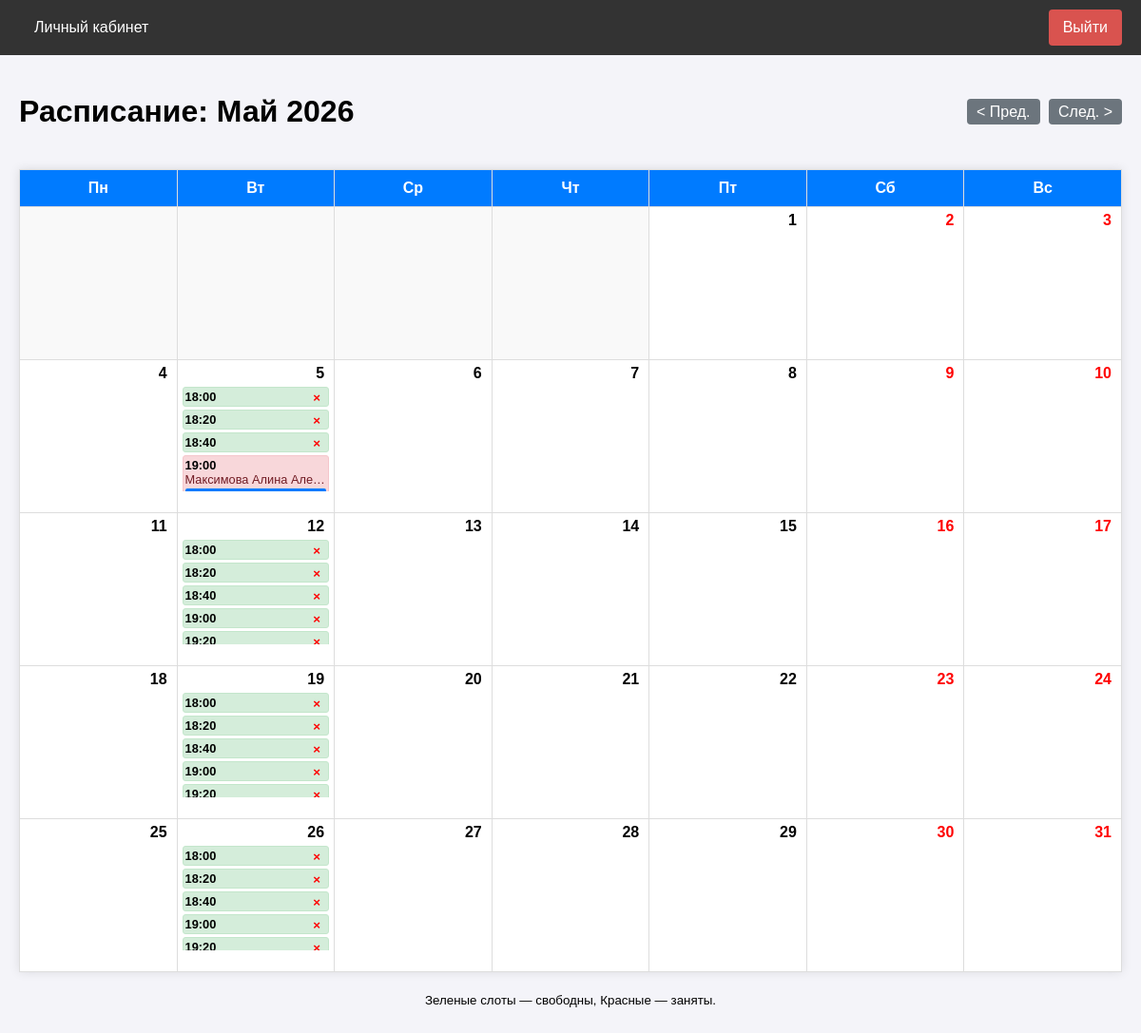
Screenshot of /doctor/schedule (signed in) with the database file from the repository.
### app/models.py (models this page shows, shortened)
class ScheduleSlot(db.Model):
    __tablename__ = 'schedule_slots'
    id = db.Column(db.Integer, primary_key=True)
    doctor_id = db.Column(db.Integer, db.ForeignKey('users.id'), nullable=False)
    start_time = db.Column(db.DateTime, nullable=False, index=True)
    end_time = db.Column(db.DateTime, nullable=False)
    is_available = db.Column(db.Boolean, default=True) # True - свободно, False - занято/отменено
    appointment = db.relationship('Appointment', uselist=False, backref='slot')

class User(UserMixin, db.Model):
    __tablename__ = 'users'
    id = db.Column(db.Integer, primary_key=True)
    username = db.Column(db.String(64), index=True, unique=True)
    email = db.Column(db.String(120), index=True, unique=True)
    phone = db.Column(db.String(20), index=True, unique=True)
    password_hash = db.Column(db.String(256))
    role = db.Column(db.String(20), index=True, default='patient')
    specialty = db.Column(db.String(100), nullable=True) # Для врача
    office_number = db.Column(db.String(10), nullable=True) # Для врача
    oms_number = db.Column(db.String(20), nullable=True) # Для пациента
    created_at = db.Column(db.DateTime, default=datetime.utcnow)
    appointments_as_patient = db.relationship('Appointment', foreign_keys='Appointment.patient_id', backref='patient', lazy='dynamic')
    appointments_as_doctor = db.relationship('Appointment', foreign_keys='Appointment.doctor_id', backref='doctor', lazy='dynamic')
    schedule_slots = db.relationship('ScheduleSlot', backref='doctor', lazy='dynamic')
    action_logs = db.relationship('ActionLog', backref='user', lazy='dynamic')

### app/doctor/routes.py (the view)
@bp.route('/schedule')
@login_required
@role_required('doctor')
def schedule():
    year = request.args.get('year', type=int)
    month = request.args.get('month', type=int)
    now = datetime.now()
    if not year or not month:
        year = now.year
        month = now.month
    cal = calendar.Calendar(firstweekday=0) # Понедельник - первый день
    month_days = cal.monthdayscalendar(year, month)
    start_date = datetime(year, month, 1)
    if month == 12:
        end_date = datetime(year + 1, 1, 1) - timedelta(seconds=1)
    else:
        end_date = datetime(year, month + 1, 1) - timedelta(seconds=1)
    slots = ScheduleSlot.query.filter(
        ScheduleSlot.doctor_id == current_user.id,
        ScheduleSlot.start_time >= start_date,
        ScheduleSlot.start_time <= end_date
    ).order_by(ScheduleSlot.start_time).all()
    slots_by_day = {}
    for slot in slots:
        day_key = slot.start_time.date()
        if day_key not in slots_by_day:
            slots_by_day[day_key] = []
        slots_by_day[day_key].append(slot)
    month_names = [
        "Январь", "Февраль", "Март", "Апрель", "Май", "Июнь",
        "Июль", "Август", "Сентябрь", "Октябрь", "Ноябрь", "Декабрь"
    ]
    prev_month = month - 1
    prev_year = year
    if prev_month < 1:
        prev_month = 12
        prev_year -= 1
    next_month = month + 1
    next_year = year
    if next_month > 12:
        next_month = 1
        next_year += 1
    return render_template('doctor/schedule.html',
                           title='Мое расписание',
                           month_days=month_days,
                           year=year,
                           month=month,
                           month_name=month_names[month-1],
                           slots_by_day=slots_by_day,
                           prev_year=prev_year, prev_month=prev_month,
                           next_year=next_year, next_month=next_month)

### app/models.py (called while the page is built)
@login_manager.user_loader
def load_user(user_id):
    return User.query.get(int(user_id))

### app/utils.py (called while the page is built)
def role_required(role):
    def decorator(f):
        @wraps(f)
        def decorated_function(*args, **kwargs):
            if not current_user.is_authenticated:
                return redirect(url_for('auth.login'))
            if current_user.role != role:
                flash('У вас нет доступа к этой странице.')
                return redirect(url_for('main.index'))
            return f(*args, **kwargs)
        return decorated_function
    return decorator

### app/templates/doctor/schedule.html (shortened to what this page needs)
{% extends "base.html" %}
{% block content %}
<div class="schedule-container">
    <div style="display: flex; justify-content: space-between; align-items: center; margin-bottom: 20px;">
        <h1>Расписание: {{ month_name }} {{ year }}</h1>
        <div>
            <a href="{{ url_for('doctor.schedule', year=prev_year, month=prev_month) }}" class="btn" style="background-color: #6c757d; color: white; padding: 5px 10px; text-decoration: none; border-radius: 4px;">&lt; Пред.</a>
            <a href="{{ url_for('doctor.schedule', year=next_year, month=next_month) }}" class="btn" style="background-color: #6c757d; color: white; padding: 5px 10px; text-decoration: none; border-radius: 4px; margin-left: 5px;">След. &gt;</a>
        </div>
    </div>
    <table style="width: 100%; border-collapse: collapse; background-color: white; box-shadow: 0 0 10px rgba(0,0,0,0.1); table-layout: fixed;">
        <colgroup>
            <col style="width: 14.28%;">
            <col style="width: 14.28%;">
            <col style="width: 14.28%;">
            <col style="width: 14.28%;">
            <col style="width: 14.28%;">
            <col style="width: 14.28%;">
            <col style="width: 14.28%;">
        </colgroup>
        <thead>
            <tr style="background-color: #007bff; color: white;">
                <th style="padding: 10px; border: 1px solid #ddd;">Пн</th>
                <th style="padding: 10px; border: 1px solid #ddd;">Вт</th>
                <th style="padding: 10px; border: 1px solid #ddd;">Ср</th>
                <th style="padding: 10px; border: 1px solid #ddd;">Чт</th>
                <th style="padding: 10px; border: 1px solid #ddd;">Пт</th>
                <th style="padding: 10px; border: 1px solid #ddd;">Сб</th>
                <th style="padding: 10px; border: 1px solid #ddd;">Вс</th>
            </tr>
        </thead>
        <tbody>
            {% for week in month_days %}
            <tr>
                {% for day in week %}
                    {% if day == 0 %}
                        <td style="border: 1px solid #ddd; height: 150px; vertical-align: top; background-color: #f9f9f9;"></td>
                    {% else %}
                        {% set current_date = datetime(year, month, day).date() %}
                        <td style="border: 1px solid #ddd; height: 150px; vertical-align: top; padding: 5px; position: relative; overflow: hidden;">
                            <div style="font-weight: bold; text-align: right; padding-right: 5px; color: {% if current_date.weekday() >= 5 %}red{% endif %};">
                                {{ day }}
                            </div>
                            <div style="margin-top: 5px; font-size: 0.8em; max-height: 110px; overflow-y: auto;">
                                {% if current_date in slots_by_day %}
                                    {% for slot in slots_by_day[current_date] %}
                                        <div style="margin-bottom: 3px; padding: 2px; border-radius: 3px; background-color: {% if slot.is_available %}#d4edda{% else %}#f8d7da{% endif %}; border: 1px solid {% if slot.is_available %}#c3e6cb{% else %}#f5c6cb{% endif %}; word-wrap: break-word;">
                                            <strong>{{ slot.start_time.strftime('%H:%M') }}</strong>
                                            {% if slot.is_available %}
                                                <form action="{{ url_for('doctor.cancel_slot', slot_id=slot.id) }}" method="post" style="display:inline; float:right;" onsubmit="return confirm('Удалить слот?');">
                                                    <button type="submit" style="border:none; background:none; color:red; cursor:pointer; font-weight:bold;">&times;</button>
                                                </form>
                                            {% else %}
                                                <div style="color: #721c24; white-space: nowrap; overflow: hidden; text-overflow: ellipsis;" title="{{ slot.appointment.patient.username }}">
                                                    {{ slot.appointment.patient.username }}
                                                </div>
                                                <a href="{{ url_for('doctor.edit_appointment', appointment_id=slot.appointment.id) }}" style="display:block; text-align:center; background:#007bff; color:white; text-decoration:none; padding:1px; margin-top:2px; border-radius:2px; font-size: 0.9em;">
                                                </a>
                                            {% endif %}
                                        </div>
                                    {% endfor %}
                                {% endif %}
                            </div>
                        </td>
                    {% endif %}
                {% endfor %}
            </tr>
            {% endfor %}
        </tbody>
    </table>
    <div style="margin-top: 20px; text-align: center;">
         <p><small>Зеленые слоты — свободны, Красные — заняты.</small></p>
    </div>
</div>
{% endblock %}

### app/templates/base.html (style rules this page uses)
body { font-family: Arial, sans-serif; margin: 0; padding: 0; background-color: #f4f4f9; }

### rows the page displays
ScheduleSlot: start_time "18:00"
ScheduleSlot: start_time "18:20"
ScheduleSlot: start_time "18:40"
ScheduleSlot: start_time "19:00", appointment.patient.username "Максимова Алина Але…"
ScheduleSlot: start_time "18:00"
ScheduleSlot: start_time "18:20"
ScheduleSlot: start_time "18:40"
ScheduleSlot: start_time "19:00"
ScheduleSlot: start_time "19:20"
ScheduleSlot: start_time "18:00"
ScheduleSlot: start_time "18:20"
ScheduleSlot: start_time "18:40"
ScheduleSlot: start_time "19:00"
ScheduleSlot: start_time "19:20"
ScheduleSlot: start_time "18:00"
ScheduleSlot: start_time "18:20"
ScheduleSlot: start_time "18:40"
ScheduleSlot: start_time "19:00"
ScheduleSlot: start_time "19:20"

### other values shown
{{ month_name }} "Май"
{{ year }} "2026"
{{ day }} "1" "2" "3" "4" "5" "6" "7" "8" "9" "10" "11" "12" "13" "14" "15" "16" "17" "18" "19" "20" "21" "22" "23" "24" "25" "26" "27" "28" "29" "30" "31"
